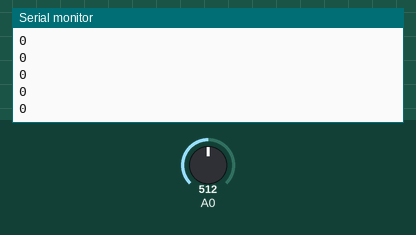
Recording of a sketch running on a simulated Arduino Uno, built with avr-gcc and run on an emulated ATmega328P. Shown: the last lines printed to the serial monitor. The test bench sets the inputs (shaded band); at power-on: A0 = 512.

Above: at 1.2 s.
1.3 s: A0 set to 716
At 2.0 s:
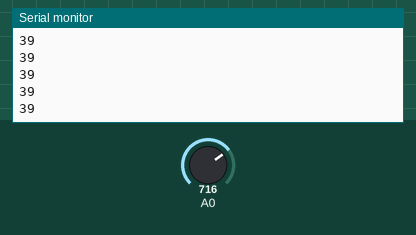
2.8 s: A0 set to 900
At 3.6 s:
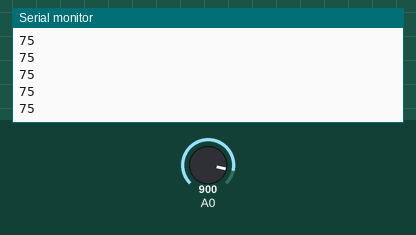
Timing chart, 0 to 5.8 s (numbered marks = the images above; inputs shaded):
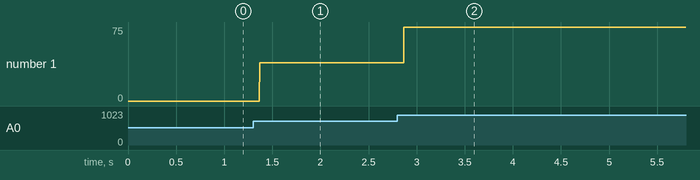

The sketch:

pot101.ino
```cpp
void setup() {
  Serial.begin(9600);
}

void loop() {
  int i = analogRead(A0);
//  Serial.println(i);
  int y = map(i, 0, 1023, -100, 100);
  Serial.println(y);
  delay(1);
}
```

Measured:
- after the input at 1.3 s, the serial monitor: prints a new line after 0.07 s (image 1)
- after the input at 2.8 s, the serial monitor: prints a new line after 0.07 s (image 2)
- plotted number 1: 0 → 39 after the input at 1.3 s, 39 → 75 after the input at 2.8 s
